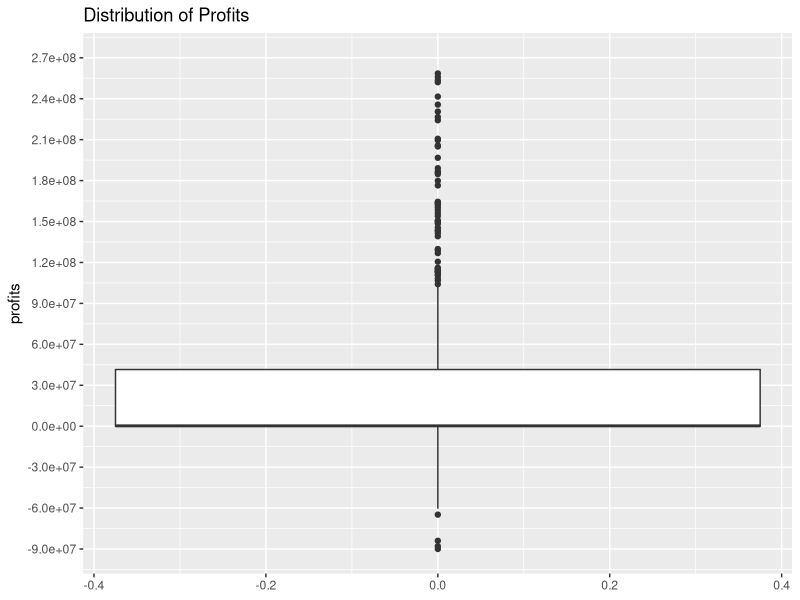
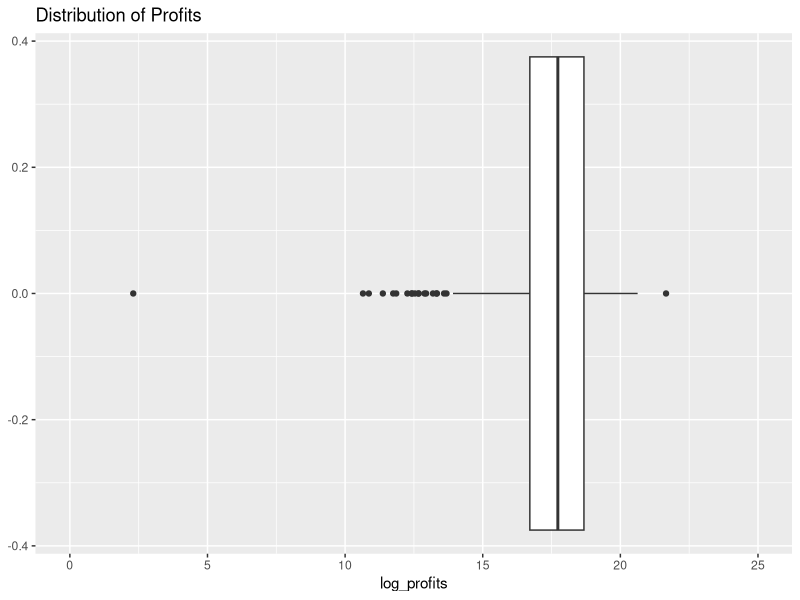
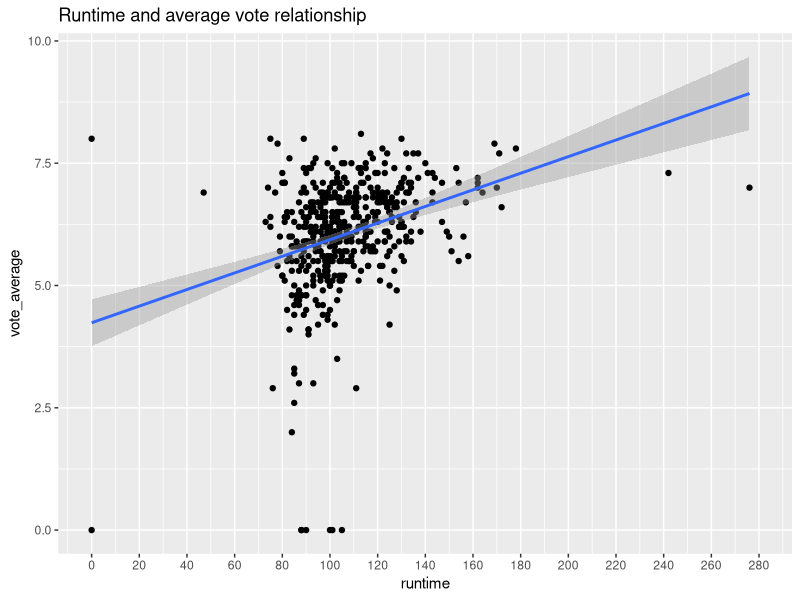
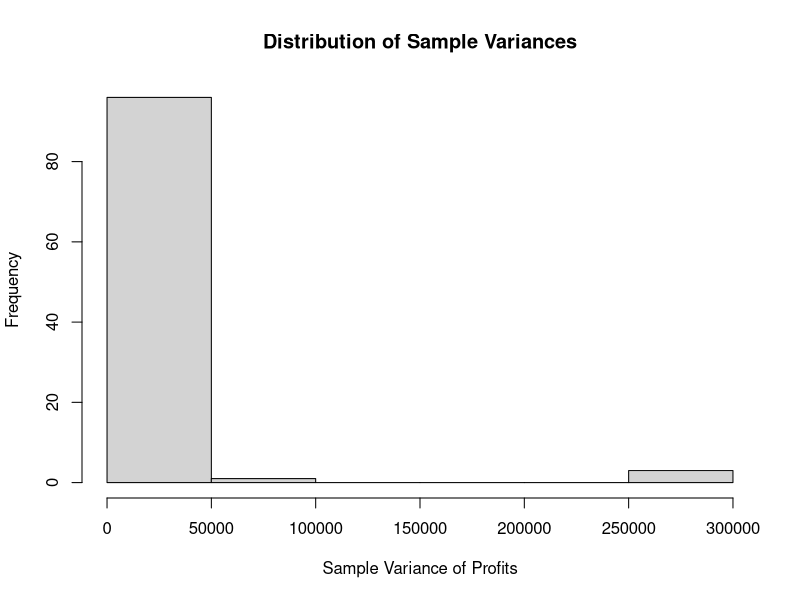
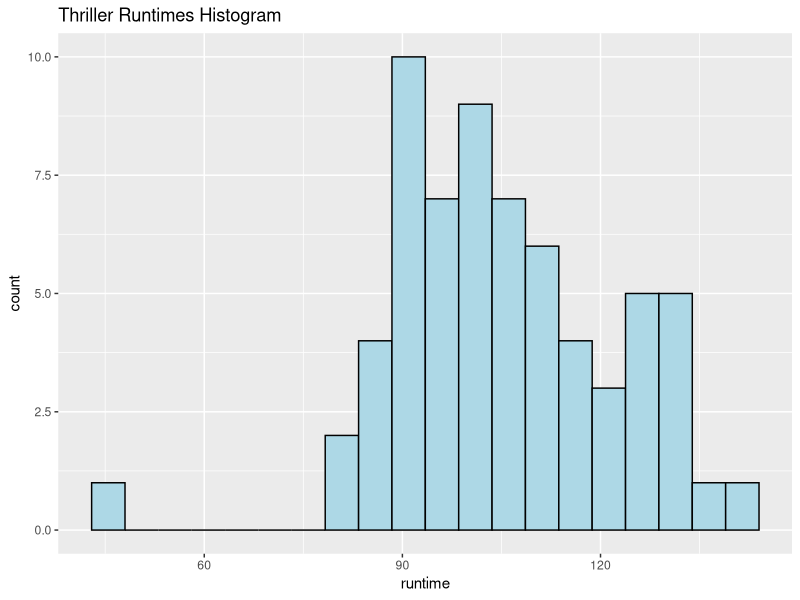
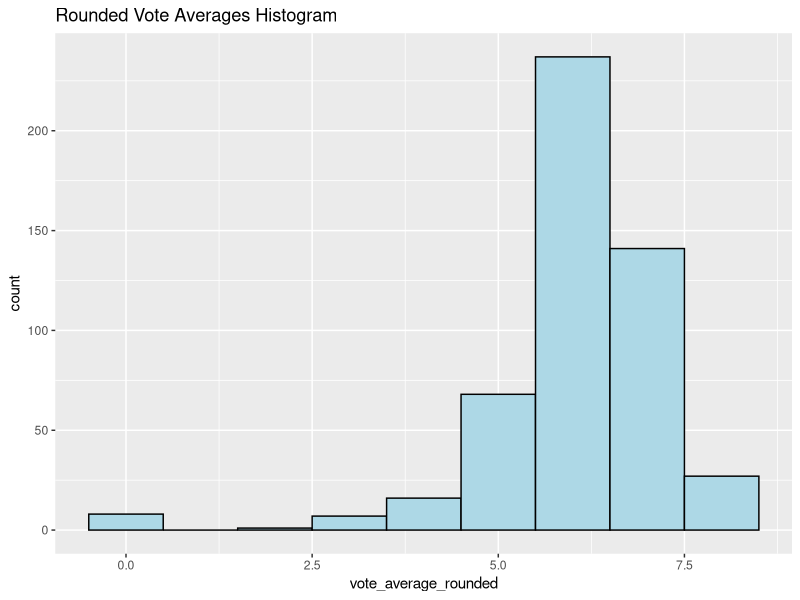
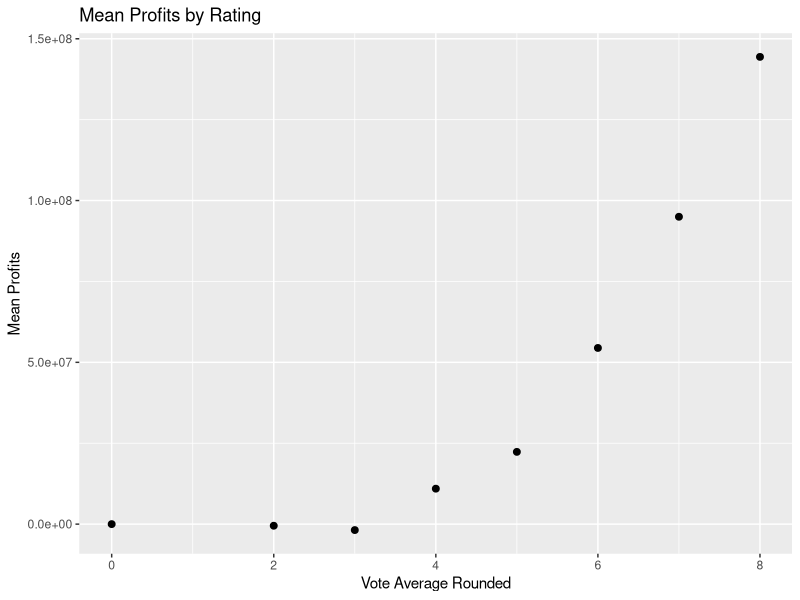
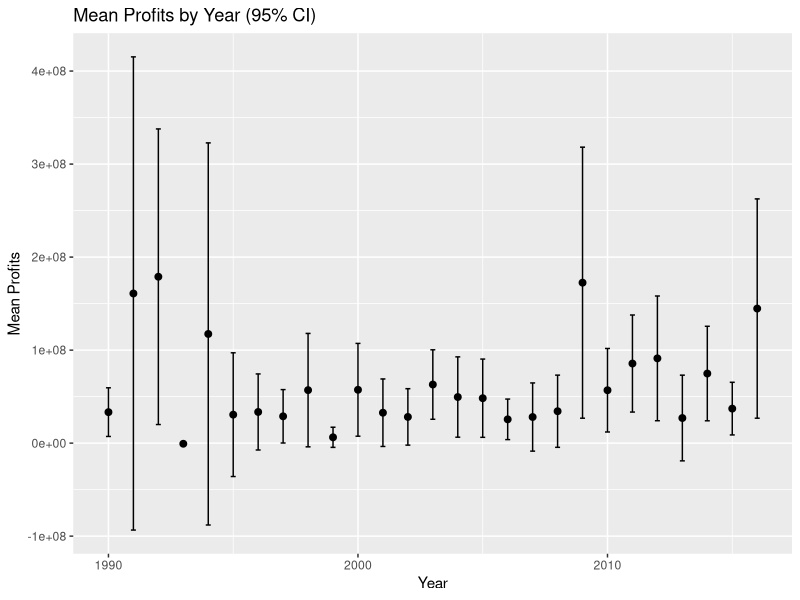

The R source for these figures, in order:
## ---- chunk 1
knitr::opts_chunk$set(echo = TRUE)
## ---- chunk 2
movies <- readr::read_tsv("Datasets/movies1.tsv")
## ---- chunk 3
library(tidyverse)
## ---- chunk 4

head(movies)

nrow(movies)

ncol(movies)

## ---- chunk 5
nominal_var<- "title"
ordinal_var<- "popularity"
interval_var<-"release_date"
ratio_var<- "revenue"

## ---- chunk 6

movies$profits<-movies$revenue-movies$budget
mean_profits<-mean(movies$profits)
median_profits<-median(movies$profits)
max_profit<-max(movies$profits)
min_profits<-min(movies$profits)

## ---- chunk 7

movies[which.max(movies$profits), "title"]
movies[which.min(movies$profits), "title"]


## ---- chunk 8

ggplot(movies, aes(y = profits))+
        geom_boxplot()+
        labs(title = "Distribution of Profits",
        ylab = "profits")+
        scale_y_continuous(limits = c(-90000000,270000000), breaks = seq(-90000000,270000000, by = 30000000))
quantile(movies$profits, probs = c(0.25, 0.5, 0.75, 1))

## ---- chunk 9


movies$log_profits<-log(movies$profits)

mean(movies$log_profits, na.rm = TRUE)


## ---- chunk 10


mean(movies$log_profits, na.rm = FALSE)

ggplot(movies, aes(x=log_profits))+
  geom_boxplot()+
  labs(title = "Distribution of Profits",
        xlab = "movies",     
        ylab = "log_ptrofits")+
  scale_x_continuous(breaks = seq(0, 25, by = 5), limits = c(0,25))


## ---- chunk 11

ggplot(movies, aes(x = runtime, y = vote_average))+
  geom_point()+
  geom_smooth(method = lm, se = TRUE)+
  scale_x_continuous(limits = c(0,280), breaks = seq(0,280, by = 20))+
  labs(title = "Runtime and average vote relationship",
       x = "runtime",
       y = "vote_average")

## ---- chunk 12
actor_counts <- table(movies$first_actor)
sorted_actors <- sort(actor_counts, decreasing = TRUE)
top_actor <- names(sort(table(movies$first_actor), decreasing = TRUE))[1]
cat(top_actor)

## ---- chunk 13
top_actor_movies <- movies[movies$first_actor == top_actor, ]
actor_avg_revenue <- mean(top_actor_movies$revenue, na.rm = TRUE)
overall_avg_revenue <- mean(movies$revenue, na.rm = TRUE)

cat("The average revenue of the movie in which Bruce Willis plays:", actor_avg_revenue, "\n")
cat("The average revenue of the movies in the dataset:", overall_avg_revenue, "\n")

if(actor_avg_revenue > overall_avg_revenue) {
  cat("The revenue of his movies lies above the revenue of an average movie.\n")
} else {
  cat("The revenue of his movies is below the revenue of an average movie.\n")
}

## ---- chunk 14
sum(movies$first_actor == "Bruce Willis", na.rm = TRUE)

## ---- chunk 15
movies$profits <- movies$revenue - movies$budget
movies$profits_millions <- movies$profits/1000000
sample_variance <- var(movies$profits_millions, na.rm = TRUE)
n <- sum(!is.na(movies$profits_millions))
population_variance <- sample_variance * (n-1)/n

cat("The variance of the variable profits:", population_variance, "\n")

## ---- chunk 16
set.seed(321)
movies_sample <- movies %>% sample_n(25)
variance_sample <- var(movies_sample$profits_millions, na.rm = TRUE)

cat("Sample profits variance:", variance_sample, "\n")
cat("The population profits variance:", population_variance, "\n")

if(variance_sample > population_variance) {
  cat("The sample profits variance is larger than the population profits variance.\n")
} else {
  cat("The sample profits variance is smaller than the population profits variance.\n")
}

## ---- chunk 17
sample_vars <- numeric(100)
set.seed(321)

for(i in 1:100) {
  sample_i <- movies %>% sample_n(25)
  sample_vars[i] <- var(sample_i$profits_millions, na.rm = TRUE)
}
cat(head(sample_vars))

## ---- chunk 18
mean_sample_vars <- mean(sample_vars, na.rm = TRUE)
sd_sample_vars <- sd(sample_vars, na.rm = TRUE)

cat("Mean of sample variances:", mean_sample_vars, "\n")
cat("Standard deviation of sample variances:", sd_sample_vars, "\n")

hist(sample_vars, 
     main = "Distribution of Sample Variances",
     xlab = "Sample Variance of Profits")
## ---- chunk 19
thriller <- movies %>% 
  filter(genre == "Thriller", !is.na(runtime))
n <- nrow(thriller)
variable <- var(thriller$runtime)

alpha <- 0.01
CI <- (n -1)*variable / qchisq(c(0.995, 0.005), df = n -1)
CI

## ---- chunk 20
mean_thriller_runtime <- mean(thriller$runtime)
error <- sqrt(variable / n)
z <- qnorm(0.995)

CI_mean <- mean_thriller_runtime + c(-1,1)*z*error
CI_mean


## ---- chunk 21
sigma_hypo <- 500
test_hypo <- (n - 1)*variable / sigma_hypo

alpha <- 0.05
critical_val <- qchisq(c(alpha/2 , 1 - alpha/2), df = n-1)
test_hypo
critical_val



## ---- chunk 22
ggplot(thriller, aes(x = runtime)) +
  geom_histogram(bins = 20, fill = "lightblue", color = "black") +
  labs(title = "Thriller Runtimes Histogram")


## ---- chunk 23
movies <- movies %>%
  mutate(vote_average_rounded = round(vote_average))

ggplot(movies, aes(x = vote_average_rounded)) +
  geom_histogram(binwidth = 1, fill = "lightblue", color = "black") +
  labs(title = "Rounded Vote Averages Histogram")


## ---- chunk 24
rating_profits <- movies %>%
  group_by(vote_average_rounded) %>%
  summarize(mean_profits = mean(profits, na.rm = TRUE))
rating_profits

ggplot(rating_profits, aes(x = vote_average_rounded, y = mean_profits)) +
  geom_point(size = 2, color = "black") +
  labs(title = "Mean Profits by Rating",
       x = "Vote Average Rounded",
       y = "Mean Profits")
## ---- chunk 25
z2 <- qnorm(0.975)
year_profits <- movies %>%
  group_by(release_year) %>%
  summarize(mean_profits = mean(profits, na.rm = TRUE),
            error = sd(profits, na.rm = TRUE)/sqrt(n()),
            .groups = "drop") %>%
  mutate(lower = mean_profits - z2*error,
         higher = mean_profits + z2*error)

ggplot(year_profits, aes(x = release_year , y = mean_profits)) +
  geom_point(size = 2) +
  geom_errorbar(aes(ymin = lower, ymax = higher), width = 0.2) +
  labs(title = "Mean Profits by Year (95% CI)", x = "Year", y = "Mean Profits")
## ---- chunk 26
movies$Profits <- movies$revenue - movies$budget
lm_a <- lm(Profits ~ budget, data = movies)
summary(lm_a)
## ---- chunk 27
coef(lm_a)["budget"]

## ---- chunk 28
co <- summary(lm_a)$coefficients["budget", ]
tval <- co["t value"]
df   <- lm_a$df.residual

p_one_sided <- pt(tval, df)
p_one_sided

## ---- chunk 29
movies$budget[movies$budget == 0]   <- NA
movies$revenue[movies$revenue == 0] <- NA
movies$Profits[movies$Profits <= 0] <- NA
movies$LogBudget  <- log(movies$budget)
movies$LogProfits <- log(movies$Profits)
lm_d <- lm(LogProfits ~ LogBudget, data = movies)
summary(lm_d)
## ---- chunk 30
coef(summary(lm_d))["LogBudget", "Estimate"]

## ---- chunk 31
summary(lm_a)$r.squared
summary(lm_d)$r.squared

## ---- chunk 32
summary(lm_a)
summary(lm_d)

coef(lm_a)["budget"]
coef(lm_d)["LogBudget"]
## ---- chunk 33
sum_budget <- movies %>%
  filter(!is.na(budget), budget > 0, !is.na(first_actor_gender)) %>%
  mutate(log_budget = log(budget)) %>%
  group_by(first_actor_gender) %>%
  summarise(mean_log_budget = mean(log_budget, na.rm = TRUE),
    se = sd(log_budget, na.rm = TRUE) / sqrt(n()))

  
 ggplot(sum_budget, aes(x = first_actor_gender, y = mean_log_budget)) +
  geom_point(size = 2, color = "black") +
  geom_errorbar(aes(ymin = mean_log_budget - 1.96*se,
                    ymax = mean_log_budget + 1.96*se),
                width = 0.2, color = "black") +
  labs(x = "First Actor Gender",
       y = "Mean Log of Budget",) +
  theme_minimal()

## ---- chunk 34
movies_0 <- movies %>%
  filter(!is.na(budget), budget > 0, !is.na(first_actor_gender)) %>%
  mutate(log_budget = log(budget))


lm3 <- lm(log(budget) ~ first_actor_gender, data = movies_0)
summary(lm3)

## ---- chunk 35
duplicate <- movies[movies$first_actor %in%
               movies$first_actor[duplicated(movies$first_actor)], ]

head(duplicate)

## ---- chunk 36
#WRITE YOUR CODE HERE

movies$profit <- movies$revenue - movies$budget
mean_profit_by_month <- aggregate(profit ~ release_month, data = movies, FUN = mean, na.rm = TRUE)

ggplot(mean_profit_by_month, aes(x = factor(release_month), y = profit)) +
  geom_bar(stat = "identity") +
  labs(
    title = "Mean Profits by Month of Release",
    x = "Month of Release",
    y = "Mean Profit (Revenue - Budget)"
  ) 

## ---- chunk 37
movies_positive <- subset(movies, profit > 0 & budget > 0)

movies_positive$english_dummy_var <- ifelse(movies_positive$original_language == "en", 1, 0)

ols_model<-lm(log(profit)~log(budget)+english_dummy_var+release_month, data = movies_positive)

summary(ols_model)

## ---- chunk 38
#WRITE YOUR CODE HERE

## ---- chunk 39
movies$english <- as.integer(movies$original_language == "en")
movies$log_budget <- log10(movies$budget)


#Clean data, was receiving NA/NAN/InF error
movies <- movies %>%
  mutate(
    profit = revenue - budget,
    log_profits = log(profit),
    log_budget = log10(budget),
    english = as.integer(original_language == "en")
  ) %>%
  filter(
    is.finite(log_profits),
    is.finite(log_budget),
    !is.na(release_month),
    !is.na(english)
  )

model2 <- lm(log_profits ~ log_budget + english + factor(release_month), data = movies)
summary(model2)

# Joint test: are all month terms zero?
anova(ols_model, model2)

## ---- chunk 40
testdata <- movies %>%
  summarize(
    log_budget = mean(log_budget, na.rm = TRUE),
    english = 1
  ) %>%
  crossing(release_month = 1:12)

testdata$pred_log_profit <- predict(model2, newdata = testdata)
testdata$pred_profit <- exp(testdata$pred_log_profit)

ggplot(testdata, aes(x = factor(release_month), y = pred_profit)) +
  geom_col(fill = "forestgreen") +
  labs(
    x = "Release Month",
    y = "Predicted Profit",
    title = "Predicted Profits by Release Month (Flexible Model)"
  ) +
  theme_minimal()

## ---- chunk 41
new_movie <- tibble(
  log_budget = log(4e7),
  english = 1,
  release_month = 1:12
)

# Use flexible model to get profit prediction for each month
pred <- predict(model2, newdata = new_movie, interval = "prediction", level = 0.99)
pred_df <- cbind(new_movie, as.data.frame(pred))
pred_df$pred_profit <- exp(pred_df$fit)
pred_df$pred_lwr <- exp(pred_df$lwr)
pred_df$pred_upr <- exp(pred_df$upr)

# Add budget back to get revenue prediction
pred_df <- pred_df %>%
  mutate(
    predicted_revenue = pred_profit + 4e7,
    lower_99 = pred_lwr + 4e7,
    upper_99 = pred_upr + 4e7
  )

# Plot predicted revenue with 99% prediction interval for each month
ggplot(pred_df, aes(x = factor(release_month), y = predicted_revenue)) +
  geom_col(fill = "dodgerblue", alpha = 0.7) +
  geom_errorbar(aes(ymin = lower_99, ymax = upper_99), width = 0.3, color = "black") +
  labs(
    x = "Release Month",
    y = "Predicted Revenue",
    title = "Predicted Revenue and 99% Prediction Interval by Release Month"
  ) +
  theme_minimal()

# Show results for best month in a table as before
best_row <- pred_df[which.max(pred_df$pred_profit), ]
knitr::kable(best_row, digits = 0)
